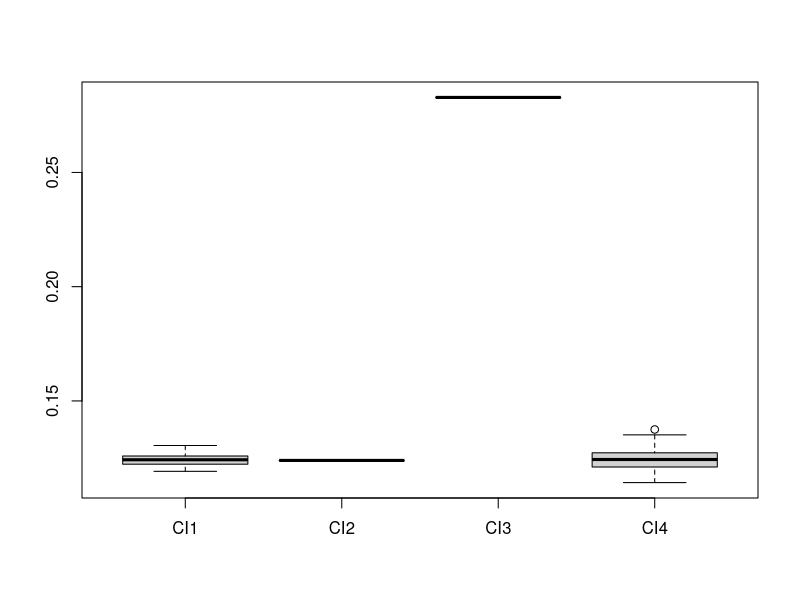

Write the R code that produced this figure.
## ---- chunk 1
knitr::opts_chunk$set(echo = TRUE)
## ---- chunk 2
library(dplyr)
## ---- chunk 3
n = 10000
lambda = 5
count = 0
rept = 1000
z = qnorm(0.975, 0, 1)
for (i in 1:rept) {
  set.seed(i)
  x = rpois(n, lambda)
  x_bar = mean(x)
  L = x_bar + 1/(2*n) * z^2 - (1/n * x_bar * z^2 + 1/(4*n^2) * z^4)^(1/2)
  U = x_bar + 1/(2*n) * z^2 + (1/n * x_bar * z^2 + 1/(4*n^2) * z^4)^(1/2)
  count = count + as.numeric(between(lambda, L, U))
}
count / rept
## ---- chunk 4
n = 1000
rept = 100
t = qt(0.975, n-1)
eps = 1 / sqrt(n*0.05)
length1 = rep(0, rept)
length2 = rep(0, rept)
length3 = rep(0, rept)
length4 = rep(0, rept)
boots = rep(0, 1000)
for (i in 1:rept) {
  set.seed(1000+i)
  x = rnorm(n, 1, 1)
  x_bar = mean(x)
  s = var(x)^(1/2)
  # 枢轴量法
  L1 = x_bar - s/(n^(1/2)) * t
  U1 = x_bar + s/(n^(1/2)) * t
  # 大样本法
  L2 = x_bar - 1/(n^(1/2)) * z
  U2 = x_bar + 1/(n^(1/2)) * z
  # 概率不等式法
  L3 = x_bar - eps
  U3 = x_bar + eps
  # 自助法
  for (j in 1:1000){
    set.seed(2000+j)
    y = sample(x, n, replace = TRUE)
    boots[j] = mean(y)
  }
  boots = sort(boots, decreasing = F)
  L4 = boots[25]
  U4 = boots[975]
  length1[i] = U1-L1
  length2[i] = U2-L2
  length3[i] = U3-L3
  length4[i] = U4-L4
}
## ---- chunk 5
result = data.frame(CI1 = length1, CI2 = length2, CI3 = length3, CI4 = length4)
boxplot(result)
